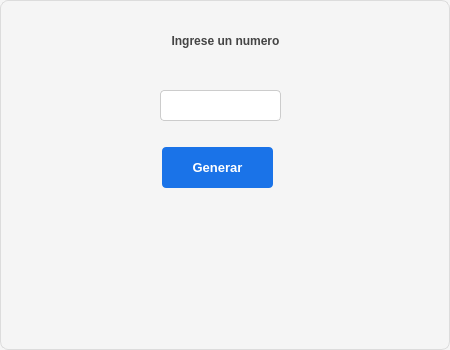
<?xml version="1.0" encoding="UTF-8"?>
<ui version="4.0">
 <class>Dialog</class>
 <widget class="QDialog" name="Dialog">
  <property name="geometry">
   <rect>
    <x>0</x>
    <y>0</y>
    <width>450</width>
    <height>350</height>
   </rect>
  </property>
  <property name="font">
   <font>
    <pointsize>10</pointsize>
   </font>
  </property>
  <property name="windowTitle">
   <string>Cuenta atras</string>
  </property>
  <property name="styleSheet">
   <string notr="true">/* Estilo general del diálogo */
QDialog {
    background-color: #f5f5f5;   /* Fondo claro */
    border: 1px solid #dcdcdc;   /* Borde sutil */
    border-radius: 8px;          /* Esquinas suaves */
    color: #333333;              /* Texto neutro */
}

/* Etiquetas */
QLabel {
    color: #444444;              /* Gris oscuro para contraste */
    padding: 4px;
}

/* Campos de texto */
QLineEdit {
    background-color: #ffffff;   /* Fondo blanco */
    border: 1px solid #cccccc;   /* Borde suave */
    border-radius: 4px;
    padding: 6px;
    selection-background-color: #87cefa; /* Azul claro al seleccionar */
    selection-color: #000000;
}

QLineEdit:focus {
    border: 1px solid #1a73e8;   /* Azul corporativo al enfocar */
    background-color: #fafafa;
}

/* Botones */
QPushButton {
    background-color: #1a73e8;   /* Azul profesional */
    color: #ffffff;
    border: none;
    border-radius: 4px;
    padding: 8px 14px;
    font-weight: bold;
}

QPushButton:hover {
    background-color: #1669c1;   /* Azul más intenso al pasar el cursor */
}

QPushButton:pressed {
    background-color: #0d47a1;   /* Azul profundo al presionar */
}

QPushButton:disabled {
    background-color: #e0e0e0;   /* Gris claro para deshabilitado */
    color: #888888;
}
</string>
  </property>
  <widget class="QLabel" name="label">
   <property name="geometry">
    <rect>
     <x>10</x>
     <y>15</y>
     <width>431</width>
     <height>51</height>
    </rect>
   </property>
   <property name="font">
    <font>
     <weight>75</weight>
     <bold>true</bold>
    </font>
   </property>
   <property name="text">
    <string>Ingrese un numero</string>
   </property>
   <property name="alignment">
    <set>Qt::AlignCenter</set>
   </property>
  </widget>
  <widget class="QLineEdit" name="ent_num">
   <property name="geometry">
    <rect>
     <x>160</x>
     <y>90</y>
     <width>121</width>
     <height>31</height>
    </rect>
   </property>
  </widget>
  <widget class="QPushButton" name="btn_generar">
   <property name="geometry">
    <rect>
     <x>162</x>
     <y>147</y>
     <width>111</width>
     <height>41</height>
    </rect>
   </property>
   <property name="text">
    <string>Generar</string>
   </property>
  </widget>
  <widget class="QLabel" name="lbl_mostrar">
   <property name="geometry">
    <rect>
     <x>10</x>
     <y>210</y>
     <width>431</width>
     <height>131</height>
    </rect>
   </property>
   <property name="text">
    <string/>
   </property>
  </widget>
 </widget>
 <resources/>
 <connections/>
</ui>
